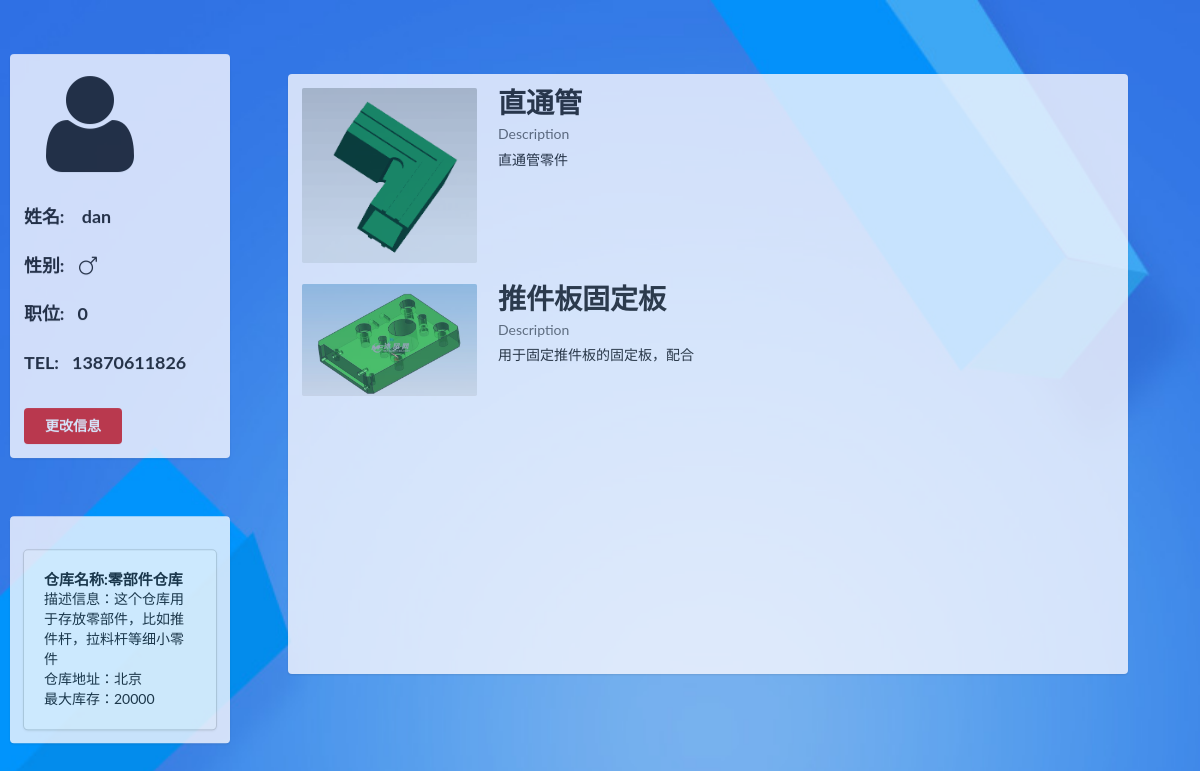
The app's page /gadmin/store/3 (signed in) with its own data.
### gadmin/models.py (models this page shows, shortened)
class BaseModel(models.Model):
    create_time = models.DateTimeField(auto_now=True, verbose_name='创建时间')
    update_time = models.DateTimeField(auto_now_add=True, verbose_name='最近更新时间')
    class Meta:
        abstract = True

class User(BaseModel, AbstractUser):
    sex_choise = ((1,'男'),(0,'女'))
    job_choise = (
        (0, '员工'),
        (1, '仓库管理员'),
        (2, '主管'),
        (3, '经理'),
    )
    tel = models.CharField(max_length=11, verbose_name='电话')
    con_store = models.ForeignKey(to='StoreInfo', on_delete=models.CASCADE, verbose_name='所属仓库',null=True)
    sex = models.SmallIntegerField(choices=sex_choise, verbose_name='性别',null=False ,default=1)
    job = models.SmallIntegerField(choices=job_choise, verbose_name='工种',null=False,default=0)
    class Meta:
        verbose_name = '用户'
        verbose_name_plural = verbose_name

class StoreInfo(BaseModel):
    name = models.CharField(max_length=50, verbose_name='仓库名')
    desc = models.CharField(max_length=200, verbose_name='描述')
    addr = models.CharField(max_length=50, verbose_name='地址')
    max_store = models.IntegerField(default=1, verbose_name='最大库存')
    objects = models.Manager()
    class Meta:
        verbose_name = verbose_name_plural = '仓库信息'

class Goods(BaseModel):
    name = models.CharField(max_length=50, verbose_name='物品名称')
    desc = models.CharField(max_length=200, verbose_name='描述')
    goodstype = models.ForeignKey('TypeInfo', verbose_name='商品种类',on_delete=models.CASCADE, null=True,related_name="goods")
    store = models.ForeignKey('StoreInfo',verbose_name='所属仓库', on_delete=models.CASCADE, null=True)
    image = models.ImageField(upload_to='Goods', verbose_name='商品图片')
    objects = models.Manager()
    class Meta:
        verbose_name = verbose_name_plural = '零件信息'

### gadmin/views.py (the view)
# urls.py: path('store/<int:store_id>', views.store_detail, name="detail"),
def store_detail(request, store_id):
    store = StoreInfo.objects.get(id=store_id)
    g = Goods.objects.filter(store=store_id)
    return render(request, 'store_detail.html',{'store':store,'goods':g})

### templates/store_detail.html (shortened to what this page needs)
<!DOCTYPE html>
{% load staticfiles %}
<html lang="en">
<head>
    <link rel="stylesheet" href="{% static 'css/semantic.css' %}" media="screen" title="no title" charset="utf-8">
</head>
<body style="background: url({% static 'images/user_bg.jpg' %}); background-size: cover">
    <div class="ui segment" style=" min-height: 400px;
                    opacity: 0.8;
                    background-color: ghostwhite;
                    width: 220px !important;
                    border:rgba(255, 0, 0, 0);
                    position: absolute;
                    left: 10%;
                    top:32%;
                    transform: translate(-50%,-50%);">
        <div class="ui image">
                <i class="ui massive user icon"></i>
                <h3 class="ui center header">
                    姓名:&nbsp&nbsp&nbsp {{request.user.username}}
                </h3>
                <h3 class="ui center">
                    性别:&nbsp&nbsp&nbsp<i class="man icon"></i>
                </h3>
                <h3 class="ui center">
                    职位:&nbsp&nbsp&nbsp{{ request.user.job }}
                </h3>
                <h3 class="ui center">
                    TEL:&nbsp&nbsp&nbsp{{request.user.tel}}
                </h3>
                <br>
                <a href="/admin/gadmin/user/" class="ui center red button" >更改信息</a>
        </div>
    </div>
     <div class="ui segment" style=" min-height: 150px;
                    opacity: 0.8;
                    background-color: ghostwhite;
                    width: 220px !important;
                    border:rgba(255, 0, 0, 0);
                    position: absolute;
                    left: 10%;
                    top:77%;
                    transform: translate(-50%,-50%);">
            <div class="ui card ui segment" style="padding:20px; margin-top:20px;margin-right:10px;">
                <div class="card">
                    <div class="content">
                        <div class="header"><h4>仓库名称:{{ store.name }}</h4></div>
                        <div class="description">描述信息：{{ store.desc }}</div>
                        <div class="description">仓库地址：{{ store.addr }}</div>
                        <div class="description">最大库存：{{ store.max_store  }}</div>
                    </div>
                </div>
        </div>
    </div>
    <div class="ui segment" style=" height: 600px;
                    opacity: 0.8;
                    background-color: ghostwhite;
                    width: 840px !important;
                    border:rgba(255, 0, 0, 0);
                    position: absolute;
                    left:59%;
                    top:45%;
                    transform: translate(-50%,-50%);
                    overflow: scroll;
                    ">
        {% for g in goods %}
    <div class="ui unstackable items">
        <div class="item">
            <div class="image">
                <img src="{{ g.image.url }}" width=300px>
            </div>
            <div class="content">
                <a class="header"><h1>{{ g.name }}</h1></a>
                <div class="meta">
                    <span>Description</span>
                </div>
                <div class="description">
                    <p>{{ g.desc }}</p>
                </div>
            </div>
        </div>
        {% endfor %}
    </div>
    </div>

### records on screen
User: user.username "dan", user.job "0", user.tel "13870611826"
StoreInfo: name "零部件仓库", desc "这个仓库用于存放零部件，比如推件杆，拉料杆等细小零件", addr "北京", max_store "20000"
Goods: image (picture), name "直通管", desc "直通管零件"
Goods: image (picture), name "推件板固定板", desc "用于固定推件板的固定板，配合"
